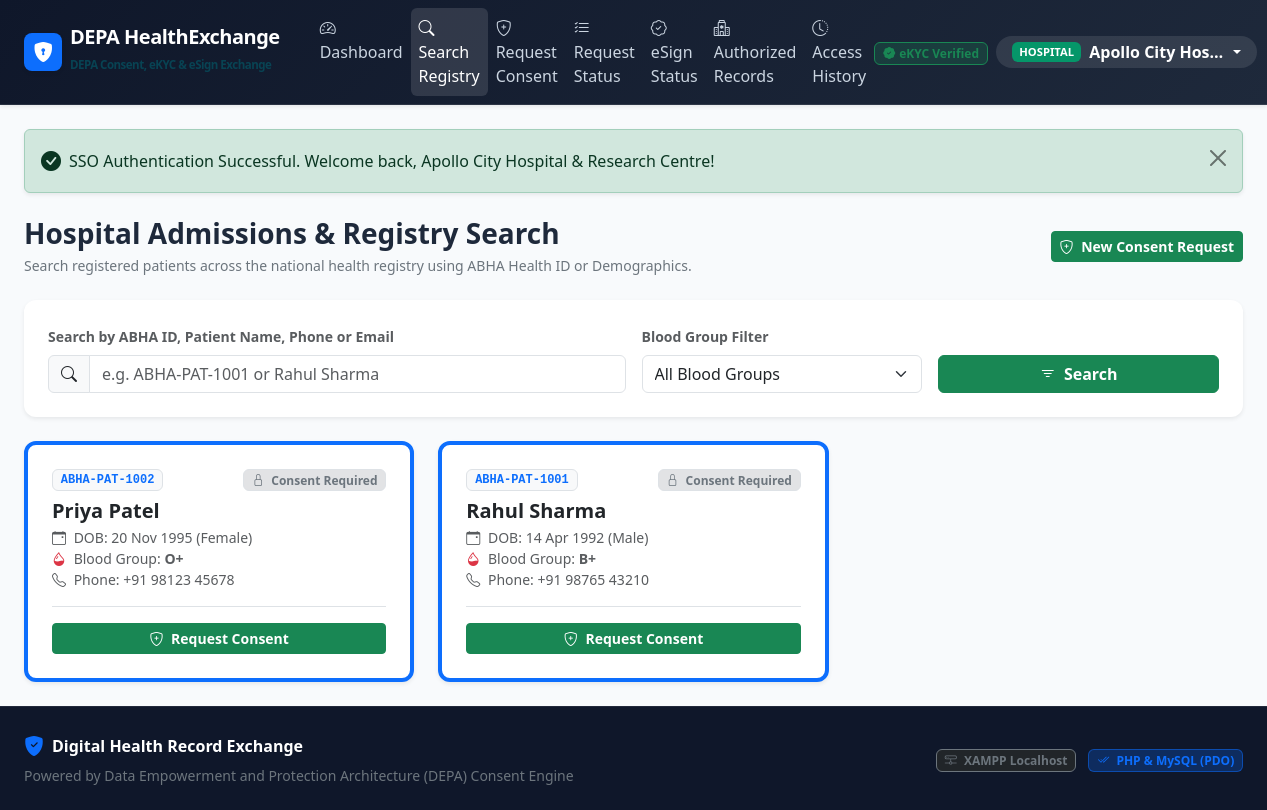
The app's page /hospital/search_patients.php (signed in) with its own data.
### tables this page shows
CREATE TABLE `patients` (
    `id` INT AUTO_INCREMENT PRIMARY KEY,
    `user_id` INT NOT NULL UNIQUE,
    `patient_uid` VARCHAR(50) NOT NULL UNIQUE COMMENT 'DEPA/ABHA Health ID (e.g. ABHA-PAT-1001)',
    `full_name` VARCHAR(100) NOT NULL,
    `dob` DATE NOT NULL,
    `gender` ENUM('Male', 'Female', 'Other') NOT NULL,
    `blood_group` VARCHAR(10) NOT NULL,
    `phone` VARCHAR(20) NOT NULL,
    `address` TEXT NULL,
    `emergency_contact` VARCHAR(100) NULL,
    `created_at` TIMESTAMP DEFAULT CURRENT_TIMESTAMP,
    CONSTRAINT `fk_patients_user` FOREIGN KEY (`user_id`) REFERENCES `users` (`id`) ON DELETE CASCADE,
    INDEX `idx_patient_uid` (`patient_uid`),
    INDEX `idx_blood_group` (`blood_group`)
);

### hospital/search_patients.php (the view, shortened to what this page needs)
<?php
$pdo = get_db_connection();
$userId = get_logged_user_id();
$searchQuery = trim($_GET['q'] ?? '');
$query = "SELECT p.*, u.email,
                 (SELECT COUNT(*) FROM `consent_requests` WHERE `patient_id` = p.id AND `requester_user_id` = ? AND `status` IN ('Approved', 'Active') AND `expiry_date` >= NOW()) AS active_consents_count
          FROM `patients` p
          JOIN `users` u ON p.user_id = u.id
          WHERE u.status = 'active'";
$params = [$userId];
$query .= " ORDER BY p.full_name ASC";
$stmt = $pdo->prepare($query);
$stmt->execute($params);
$patients = $stmt->fetchAll();
require_once ROOT_DIR . 'includes/header.php';
?>
<div class="d-flex flex-wrap justify-content-between align-items-center mb-4">
    <div>
        <h3 class="fw-bold mb-1">Hospital Admissions & Registry Search</h3>
        <p class="text-secondary small mb-0">Search registered patients across the national health registry using ABHA Health ID or Demographics.</p>
    </div>
    <div>
        <a href="<?= BASE_URL ?>hospital/request_consent.php" class="btn btn-success btn-sm fw-semibold">
            <i class="bi bi-shield-plus me-1"></i> New Consent Request
        </a>
    </div>
</div>
<div class="card card-custom shadow-sm border-0 mb-4">
    <div class="card-body p-3 p-md-4">
        <form method="GET" action="" class="row g-3 align-items-center">
            <div class="col-md-6">
                <label class="form-label fw-semibold small text-muted">Search by ABHA ID, Patient Name, Phone or Email</label>
                <div class="input-group">
                    <span class="input-group-text bg-light"><i class="bi bi-search"></i></span>
                    <input type="text" name="q" class="form-control" placeholder="e.g. ABHA-PAT-1001 or Rahul Sharma" value="<?= e($searchQuery) ?>">
                </div>
            </div>
            <div class="col-md-3">
                <label class="form-label fw-semibold small text-muted">Blood Group Filter</label>
                <select name="blood_group" class="form-select">
                    <option value="">All Blood Groups</option>
                </select>
            </div>
            <div class="col-md-3 d-flex gap-2 align-items-end mt-md-auto">
                <button type="submit" class="btn btn-success w-100 fw-semibold">
                    <i class="bi bi-filter me-1"></i> Search
                </button>
            </div>
        </form>
    </div>
</div>
<div class="row g-4">
    <?php if (empty($patients)): ?>
        <div class="col-12 text-center py-5">
            <div class="card card-custom p-5">
                <i class="bi bi-person-x display-4 text-muted mb-3"></i>
                <h5 class="text-secondary">No Registered Patients Found</h5>
                <p class="text-muted small">No active patients match your search criteria in the Central DEPA Registry.</p>
            </div>
        </div>
    <?php else: ?>
        <?php foreach ($patients as $p): ?>
            <div class="col-md-6 col-lg-4">
                <div class="card card-custom h-100 shadow-sm border-top border-4 <?= ($p['active_consents_count'] > 0) ? 'border-success' : 'border-primary' ?>">
                    <div class="card-body p-4 d-flex flex-column justify-content-between">
                        <div>
                            <div class="d-flex justify-content-between align-items-start mb-2">
                                <span class="badge bg-light text-primary border font-monospace"><?= e($p['patient_uid']) ?></span>
                                <?php if ($p['active_consents_count'] > 0): ?>
                                    <span class="badge bg-success-subtle text-success border border-success-subtle">
                                        <i class="bi bi-shield-check me-1"></i> Consent Active
                                    </span>
                                <?php else: ?>
                                    <span class="badge bg-secondary-subtle text-secondary border">
                                        <i class="bi bi-lock me-1"></i> Consent Required
                                    </span>
                                <?php endif; ?>
                            </div>
                            <h5 class="fw-bold text-dark mb-1"><?= e($p['full_name']) ?></h5>
                            <div class="text-muted small mb-3">
                                <div><i class="bi bi-calendar-event me-1"></i> DOB: <?= e(date('d M Y', strtotime($p['dob']))) ?> (<?= e($p['gender']) ?>)</div>
                                <div><i class="bi bi-droplet-half text-danger me-1"></i> Blood Group: <strong><?= e($p['blood_group']) ?></strong></div>
                                <div><i class="bi bi-telephone me-1"></i> Phone: <?= e($p['phone']) ?></div>
                            </div>
                        </div>
                        <div class="pt-3 border-top d-flex gap-2">
                            <a href="<?= BASE_URL ?>hospital/request_consent.php?patient_id=<?= $p['id'] ?>" class="btn btn-success btn-sm w-100 fw-semibold">
                                <i class="bi bi-shield-plus me-1"></i> Request Consent
                            </a>
                        </div>
                    </div>
                </div>
            </div>
        <?php endforeach; ?>
    <?php endif; ?>
</div>
<?php require_once ROOT_DIR . 'includes/footer.php'; ?>

### assets/css/style.css (style rules this page uses)
:root { --primary-color: #0d6efd; --primary-dark: #0a58ca; --primary-light: #e7f1ff; --secondary-color: #475569; --success-color: #10b981; --success-light: #d1fae5; --warning-color: #f59e0b; --warning-light: #fef3c7; --danger-color: #ef4444; --danger-light: #fee2e2; --depa-blue: #0284c7; --depa-cyan: #06b6d4; --depa-purple: #7c3aed; --bg-body: #f8fafc; --card-shadow: 0 4px 6px -1px rgba(0, 0, 0, 0.07), 0 2px 4px -2px rgba(0, 0, 0, 0.05); --card-shadow-hover: 0 10px 15px -3px rgba(0, 0, 0, 0.08), 0 4px 6px -4px rgba(0, 0, 0, 0.04); }
body { background-color: var(--bg-body); font-family: 'Segoe UI', system-ui, -apple-system, BlinkMacSystemFont, Roboto, sans-serif; color: #1e293b; min-height: 100vh; display: flex; flex-direction: column; }
.card-custom { background: #ffffff; border: 1px solid #e2e8f0; border-radius: 12px; box-shadow: var(--card-shadow); }

### records on screen
patients: patient_uid "ABHA-PAT-1002", full_name "Priya Patel", dob "20 Nov 1995", gender "Female", blood_group "O+", phone "+91 98123 45678"
patients: patient_uid "ABHA-PAT-1001", full_name "Rahul Sharma", dob "14 Apr 1992", gender "Male", blood_group "B+", phone "+91 98765 43210"

### other values on screen
APP_SHORT_NAME "DEPA HealthExchange"
$userRole "HOSPITAL"
$userName "Apollo City Hos…"
$flash['message'] "SSO Authentication Successful. Welcome back, Apollo City Hospital & Research Centre!"
APP_NAME "Digital Health Record Exchange"
